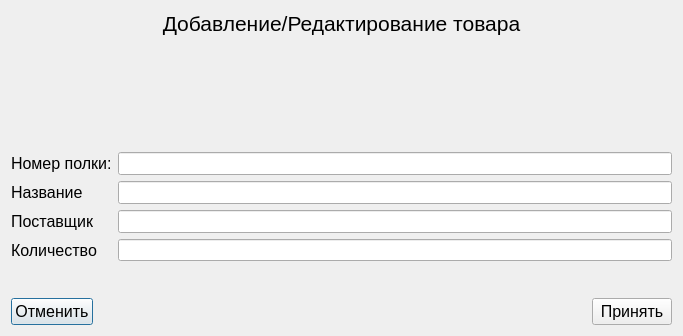
<?xml version="1.0" encoding="UTF-8"?>
<ui version="4.0">
 <class>AddProduct</class>
 <widget class="QDialog" name="AddProduct">
  <property name="geometry">
   <rect>
    <x>0</x>
    <y>0</y>
    <width>683</width>
    <height>336</height>
   </rect>
  </property>
  <property name="windowTitle">
   <string>Dialog</string>
  </property>
  <layout class="QGridLayout" name="gridLayout">
   <item row="4" column="0">
    <widget class="QLabel" name="error">
     <property name="minimumSize">
      <size>
       <width>0</width>
       <height>25</height>
      </size>
     </property>
     <property name="maximumSize">
      <size>
       <width>16777215</width>
       <height>25</height>
      </size>
     </property>
     <property name="cursor">
      <cursorShape>ForbiddenCursor</cursorShape>
     </property>
     <property name="styleSheet">
      <string notr="true"/>
     </property>
     <property name="text">
      <string/>
     </property>
     <property name="alignment">
      <set>Qt::AlignCenter</set>
     </property>
    </widget>
   </item>
   <item row="1" column="0">
    <widget class="QLabel" name="label_7">
     <property name="font">
      <font>
       <pointsize>16</pointsize>
      </font>
     </property>
     <property name="text">
      <string>Добавление/Редактирование товара</string>
     </property>
     <property name="alignment">
      <set>Qt::AlignCenter</set>
     </property>
    </widget>
   </item>
   <item row="2" column="0">
    <spacer name="verticalSpacer_2">
     <property name="orientation">
      <enum>Qt::Vertical</enum>
     </property>
     <property name="sizeHint" stdset="0">
      <size>
       <width>20</width>
       <height>40</height>
      </size>
     </property>
    </spacer>
   </item>
   <item row="5" column="0">
    <layout class="QHBoxLayout" name="horizontalLayout">
     <item>
      <widget class="QPushButton" name="cancel">
       <property name="font">
        <font>
         <pointsize>12</pointsize>
        </font>
       </property>
       <property name="cursor">
        <cursorShape>PointingHandCursor</cursorShape>
       </property>
       <property name="text">
        <string>Отменить</string>
       </property>
      </widget>
     </item>
     <item>
      <spacer name="horizontalSpacer">
       <property name="orientation">
        <enum>Qt::Horizontal</enum>
       </property>
       <property name="sizeHint" stdset="0">
        <size>
         <width>40</width>
         <height>20</height>
        </size>
       </property>
      </spacer>
     </item>
     <item>
      <widget class="QPushButton" name="accept">
       <property name="font">
        <font>
         <pointsize>12</pointsize>
        </font>
       </property>
       <property name="cursor">
        <cursorShape>PointingHandCursor</cursorShape>
       </property>
       <property name="text">
        <string>Принять</string>
       </property>
      </widget>
     </item>
    </layout>
   </item>
   <item row="3" column="0">
    <layout class="QGridLayout" name="gridLayout_2">
     <item row="2" column="1">
      <widget class="QLineEdit" name="Number">
       <property name="font">
        <font>
         <pointsize>10</pointsize>
        </font>
       </property>
      </widget>
     </item>
     <item row="2" column="0">
      <widget class="QLabel" name="label_2">
       <property name="font">
        <font>
         <pointsize>12</pointsize>
        </font>
       </property>
       <property name="text">
        <string>Номер полки:</string>
       </property>
      </widget>
     </item>
     <item row="4" column="0">
      <widget class="QLabel" name="label_6">
       <property name="font">
        <font>
         <pointsize>12</pointsize>
        </font>
       </property>
       <property name="text">
        <string>Поставщик</string>
       </property>
      </widget>
     </item>
     <item row="4" column="1">
      <widget class="QLineEdit" name="post">
       <property name="font">
        <font>
         <pointsize>10</pointsize>
        </font>
       </property>
      </widget>
     </item>
     <item row="3" column="0">
      <widget class="QLabel" name="label_5">
       <property name="font">
        <font>
         <pointsize>12</pointsize>
        </font>
       </property>
       <property name="text">
        <string>Название</string>
       </property>
      </widget>
     </item>
     <item row="3" column="1">
      <widget class="QLineEdit" name="nazv">
       <property name="font">
        <font>
         <pointsize>10</pointsize>
        </font>
       </property>
      </widget>
     </item>
     <item row="6" column="0">
      <widget class="QLabel" name="label_3">
       <property name="font">
        <font>
         <pointsize>12</pointsize>
        </font>
       </property>
       <property name="text">
        <string>Количество</string>
       </property>
      </widget>
     </item>
     <item row="6" column="1">
      <widget class="QLineEdit" name="kolvo"/>
     </item>
    </layout>
   </item>
  </layout>
 </widget>
 <resources/>
 <connections>
  <connection>
   <sender>accept</sender>
   <signal>clicked()</signal>
   <receiver>AddProduct</receiver>
   <slot>accept()</slot>
   <hints>
    <hint type="sourcelabel">
     <x>635</x>
     <y>298</y>
    </hint>
    <hint type="destinationlabel">
     <x>341</x>
     <y>160</y>
    </hint>
   </hints>
  </connection>
  <connection>
   <sender>cancel</sender>
   <signal>clicked()</signal>
   <receiver>AddProduct</receiver>
   <slot>reject()</slot>
   <hints>
    <hint type="sourcelabel">
     <x>49</x>
     <y>298</y>
    </hint>
    <hint type="destinationlabel">
     <x>341</x>
     <y>160</y>
    </hint>
   </hints>
  </connection>
 </connections>
</ui>
